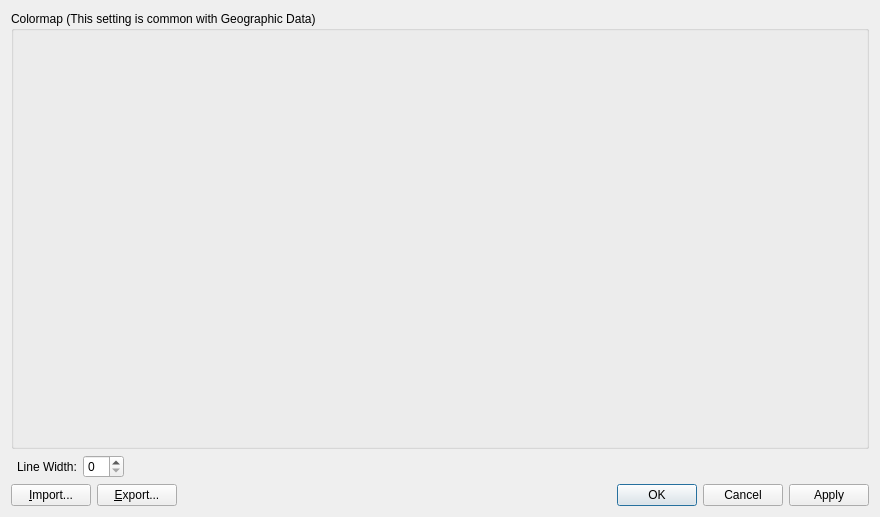
<?xml version="1.0" encoding="UTF-8"?>
<ui version="4.0">
 <class>Post2dWindowGridAttributeAbstractCellDataItem_PropertyDialog</class>
 <widget class="QDialog" name="Post2dWindowGridAttributeAbstractCellDataItem_PropertyDialog">
  <property name="geometry">
   <rect>
    <x>0</x>
    <y>0</y>
    <width>880</width>
    <height>517</height>
   </rect>
  </property>
  <property name="windowTitle">
   <string>Grid Cell Attribute Display Setting</string>
  </property>
  <layout class="QVBoxLayout" name="verticalLayout_2" stretch="1,0,0">
   <item>
    <widget class="QGroupBox" name="colormapGroupBox">
     <property name="title">
      <string>Colormap (This setting is common with Geographic Data)</string>
     </property>
     <layout class="QVBoxLayout" name="verticalLayout">
      <item>
       <widget class="QWidgetContainer" name="widgetContainer" native="true"/>
      </item>
     </layout>
    </widget>
   </item>
   <item>
    <layout class="QHBoxLayout" name="horizontalLayout_2" stretch="0,0,0,1">
     <item>
      <widget class="TransparencyWidget" name="transparencyWidget" native="true"/>
     </item>
     <item>
      <widget class="QLabel" name="lineWidthLabel">
       <property name="text">
        <string>Line Width:</string>
       </property>
      </widget>
     </item>
     <item>
      <widget class="QSpinBox" name="lineWidthSpinBox"/>
     </item>
     <item>
      <spacer name="horizontalSpacer_2">
       <property name="orientation">
        <enum>Qt::Horizontal</enum>
       </property>
       <property name="sizeHint" stdset="0">
        <size>
         <width>40</width>
         <height>20</height>
        </size>
       </property>
      </spacer>
     </item>
    </layout>
   </item>
   <item>
    <layout class="QHBoxLayout" name="horizontalLayout">
     <item>
      <widget class="QPushButton" name="importButton">
       <property name="text">
        <string>&amp;Import...</string>
       </property>
      </widget>
     </item>
     <item>
      <widget class="QPushButton" name="exportButton">
       <property name="text">
        <string>&amp;Export...</string>
       </property>
      </widget>
     </item>
     <item>
      <spacer name="horizontalSpacer">
       <property name="orientation">
        <enum>Qt::Horizontal</enum>
       </property>
       <property name="sizeHint" stdset="0">
        <size>
         <width>40</width>
         <height>20</height>
        </size>
       </property>
      </spacer>
     </item>
     <item>
      <widget class="QDialogButtonBox" name="buttonBox">
       <property name="orientation">
        <enum>Qt::Horizontal</enum>
       </property>
       <property name="standardButtons">
        <set>QDialogButtonBox::Apply|QDialogButtonBox::Cancel|QDialogButtonBox::Ok</set>
       </property>
      </widget>
     </item>
    </layout>
   </item>
  </layout>
 </widget>
 <customwidgets>
  <customwidget>
   <class>QWidgetContainer</class>
   <extends>QWidget</extends>
   <header>misc/qwidgetcontainer.h</header>
   <container>1</container>
  </customwidget>
  <customwidget>
   <class>TransparencyWidget</class>
   <extends>QWidget</extends>
   <header>guibase/widget/transparencywidget.h</header>
   <container>1</container>
  </customwidget>
 </customwidgets>
 <resources/>
 <connections>
  <connection>
   <sender>buttonBox</sender>
   <signal>accepted()</signal>
   <receiver>Post2dWindowGridAttributeAbstractCellDataItem_PropertyDialog</receiver>
   <slot>accept()</slot>
   <hints>
    <hint type="sourcelabel">
     <x>699</x>
     <y>532</y>
    </hint>
    <hint type="destinationlabel">
     <x>383</x>
     <y>529</y>
    </hint>
   </hints>
  </connection>
  <connection>
   <sender>buttonBox</sender>
   <signal>rejected()</signal>
   <receiver>Post2dWindowGridAttributeAbstractCellDataItem_PropertyDialog</receiver>
   <slot>reject()</slot>
   <hints>
    <hint type="sourcelabel">
     <x>614</x>
     <y>527</y>
    </hint>
    <hint type="destinationlabel">
     <x>458</x>
     <y>540</y>
    </hint>
   </hints>
  </connection>
 </connections>
</ui>
